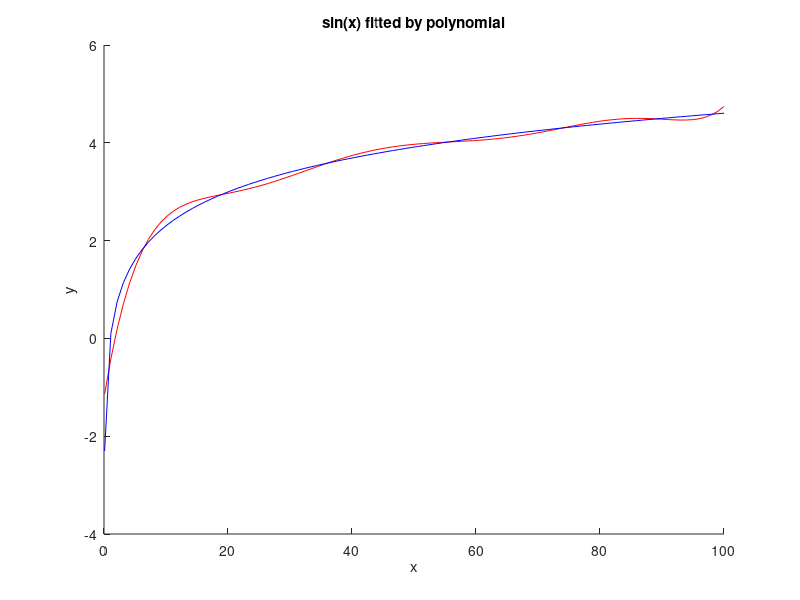

Source code (MATLAB):
x = linspace(0.1,100);
y = log(x);

p = polyfit(x,y,7);
p
y_fitted = polyval(p, x);

figure; hold on;
plot(x, y_fitted, 'red');
plot(x, y, 'blue');

title('sin(x) fitted by polynomial');
xlabel('x');
ylabel('y');
